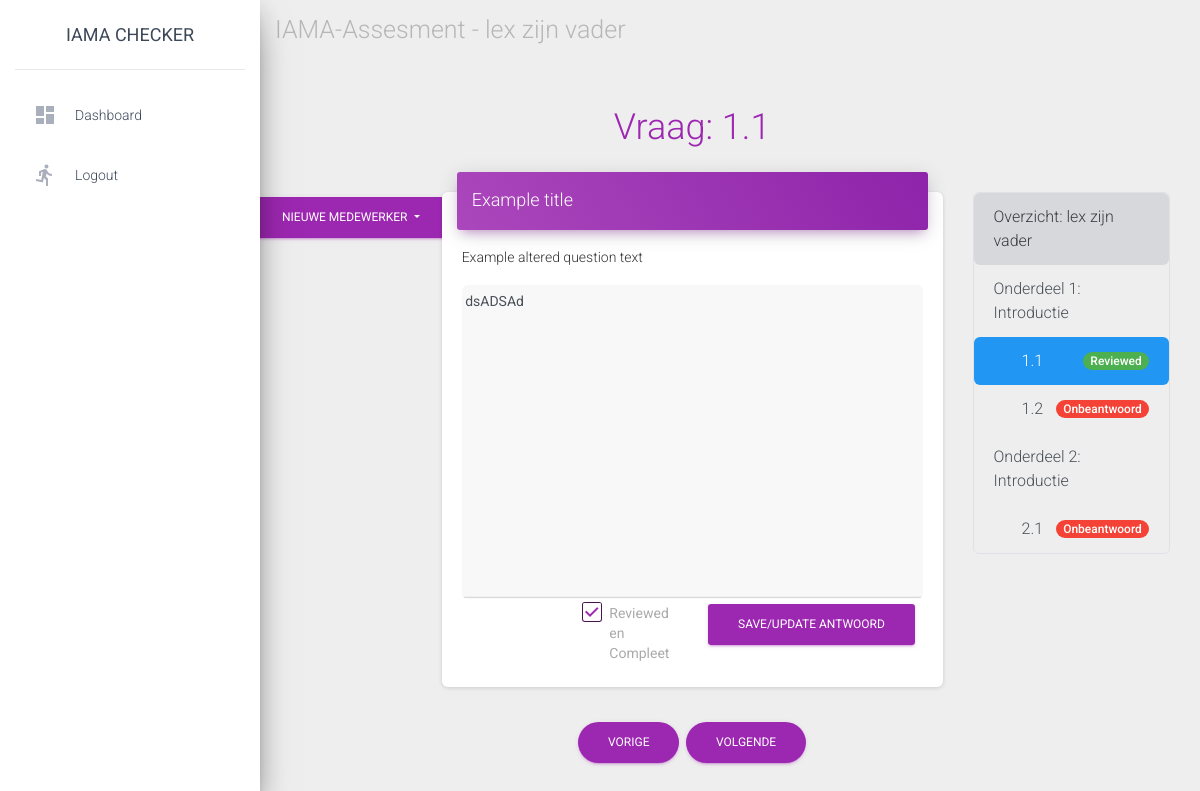
The app's page /assesments/7/question/2 (signed in), older data.
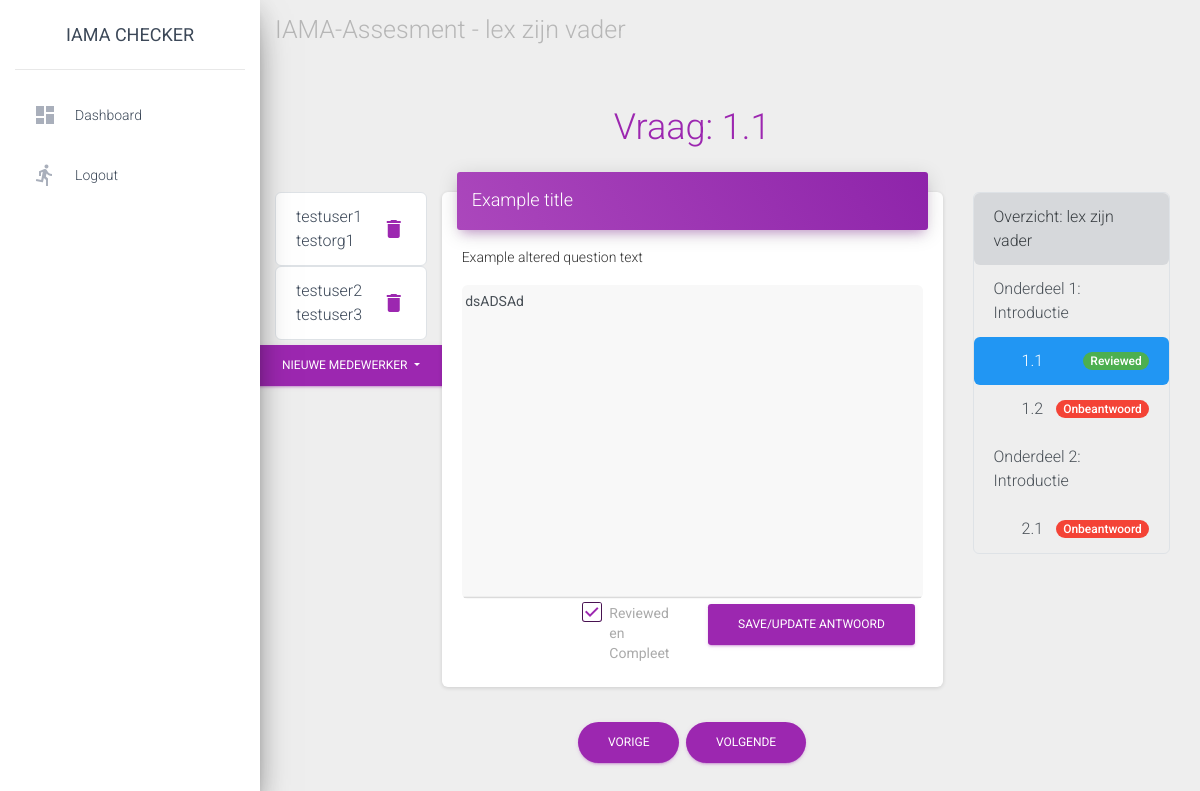
The same page, newer data.
### base/models.py (models this page shows)
class Question(models.Model):
    question_title = models.CharField(max_length=140, default="Question title")
    question_text = models.TextField()# Content to display
    question_phase = models.IntegerField() # Phase number of the question
    question_number = models.IntegerField() # Question number in the phase

class Collaborator(models.Model):
    name = models.CharField(max_length=40)
    organisation = models.CharField(max_length=60)
    answers = models.ManyToManyField(Answer)

### base/views.py (the view)
# urls.py: path("assesments/<int:assesment_id>/question/<int:question_id>", views.question_detail, name="question_detail"),
@login_required
def question_detail(request, assesment_id, question_id):
    try:
        assesment = Assesment.objects.get(pk=assesment_id)
        question = Question.objects.get(pk=question_id)
    except (KeyError, Assesment.DoesNotExist):
        return HttpResponse("Page doesn't exist, 404 page comes later")
    buttons = {
        "next": question.id + 1,
        "prev": question.id - 1
    }
    index_context_objects = {
        "question_list": request.session.get("questions", create_question_list()),
        "status_list": get_complete_status(request, assesment),
    }
    if question.question_number == 0:
        context = {
            "assesment": assesment,
            "question": question,
            "index_context_objects": index_context_objects,
            "buttons": buttons,
            "reference_list": Reference.objects.filter(questions__question_phase=question.phase),
        }
        return render(request, "base/phase_intro.html", context)
    else:
        try:
            answer = Answer.objects.get(question_id=question.pk, user__pk=request.user.pk, assesment_id=assesment.id)
        except (KeyError, Answer.DoesNotExist):
            answer = Answer(assesment_id=assesment, question_id=question, user=request.user, status=Answer.Status.UA)
            answer.save()
        context = {
            "assesment": assesment,
            "question": question,
            "answer": answer,
            "index_context_objects": index_context_objects,
            "buttons": buttons,
            "collab_list": Collaborator.objects.filter(answers=answer),
            "reference_list": Reference.objects.filter(questions=question),
            "collab_options": get_collab_options(assesment, answer)
        }
        return render(request, "base/q_detail.html", context)

### base/templatetags/base_extra.py (called while the page is built)
@register.filter()
def key(dict, key):
    return dict[str(key)]

@register.filter()
def is_reviewed(status):
    return status == Answer.Status.RV

### base/views.py (called while the page is built)
def get_collab_options(assesment, curr_answer):
    return_collab = []
    answers = Answer.objects.filter(assesment_id=assesment.pk)
    for answer in answers:
        options = answer.collaborator_set.all()
        exclude = curr_answer.collaborator_set.all()
        to_append = [option for option in options if option not in exclude]
        return_collab.extend(to_append)
    return return_collab

def create_question_list():
    color = [
        "#007bc760",
        "#42145f60",
        "#a9006160",
        "#ffb61260"
    ]
    current_phase = 1# Counter
    questions = []# List to append
    while (question_list := Question.objects.filter(question_phase=current_phase).order_by("question_number")):
        questions.append({"phase_num": current_phase, "question_list": question_list, "list_item_color": color[current_phase - 1]})
        current_phase += 1
    return questions

### base/templates/base/q_detail.html (shortened to what this page needs)
{% extends "base/base.html" %}
{% load base_extra %}
{% block navigation %}<a href="{% url 'base:detail' assesment.id %}" style="color:grey">IAMA-Assesment - {{ assesment.name }}</a>{% endblock %}
{% block content %}
<div class="row">
    <div class="col-md-2"></div>
    <div class="col-md-7 text-center">
        <h2 class="text-primary">Vraag: {{ question.question_phase }}.{{ question.question_number }} </h2>
    </div>
    <div class="col"></div>
</div>
<div class="row">
    <div class="col-md-2" style="padding: 0; margin-top: 30px">
        {% include 'base/collaborators.html' with collab_list=collab_list assesment_id=assesment.id question_id=question.id answer_id=answer.id collab_options=collab_options %}
    </div>
    <div class="col">
        <div class="card">
            <div class="card-header card-header-primary">
                <h4 class="card-title"> {{ question.question_title }} </h4>
            </div>
            <div class="card-body">
                <form action="{% url 'base:save_answer' assesment.id question.id %}" method="post">
                    <p> {{ question.question_text }} </p>
                    <textarea class="form-control rounded" name="answer_content" rows="15" style="background-color: #F8F8F8"> {{ answer.answer_content }} </textarea>
                    <div class="row">
                        <div class="col-md-3"></div>
                        <div class="col-md-3 d-flex justify-content-center align-items-center">
                            <div class="form-check">
                                <label class="form-check-label"> Reviewed en Compleet
                                <span class="form-check-sign">
                                    <span class="check"></span>
                                </span>
                                </label>
                            </div>
                        </div>
                        <div class="col-md-3"><button type="submit" name="save_answer" class="btn btn-primary">Save/Update Antwoord</button></div>
                        <div class="col-md-3"></div>
                    </div>
                </form>
            </div>
        </div>
    </div>
    <div class="col-md-3" style="padding-top: 30px">
        {% include 'base/q_index.html' with assesment=assesment question_list=index_context_objects.question_list current_question=question.id status_list=index_context_objects.status_list %}
    </div>
</div>
<div class="row">
    <div class="col-md-2"></div>
    <div class="col text-center">
        {% if question.id != 1 %}
            <a href="{% url 'base:question_detail' assesment.id buttons.prev %}" class="btn btn-primary btn-round">Vorige</a>
        {% endif %}
        <a href="{% url 'base:question_detail' assesment.id buttons.next %}" class="btn btn-primary btn-round">Volgende</a>
    </div>
    <div class="col-md-3"></div>
</div>
{% endblock %}

### base/templates/base/collaborators.html (shortened to what this page needs)
{% load base_extra %}
<ul class="list-group rounded">
    {% for collab in collab_list %}
        <li class="list-group-item border rounded d-flex justify-content-between" style="background-color: white;">
            <div class="">
                <p style="margin-bottom: 0px"> {{collab.name}} </p>
                <p style="margin-bottom: 0px"> {{collab.organisation}} </p>
            </div>
            <div class="d-flex align-items-center">
                <a href="#" data-toggle="modal" data-target="#delete_modal{{ collab.id }}">
                    <i class="material-icons">delete</i>
                </a>
            </div>
        </li>
    {% endfor %}
</ul>
<div class="d-flex justify-content-center">
    <div class="dropdown">
        <button class="btn btn-primary dropdown-toggle" type="button" id="dropdownMenuButton" data-toggle="dropdown" aria-haspopup="true" aria-expanded="false">
          Nieuwe Medewerker
        </button>
    </div>
</div>

### base/templates/base/q_index.html
{% load base_extra %}
<div class="list-group rounded border" style="border-color:grey">
    <a href="{% url 'base:detail' assesment.id %}" class="list-group-item list-group-item-action list-group-item-secondary rounded">
        Overzicht: {{ assesment.name }}
    </a>
    {% for phase in question_list %}
        {% for question in phase.question_list %}
            {% if question.question_number == 0 %}
                {% if current_question == question.id %}
                    <a href="{% url 'base:question_detail' assesment.id question.id %}" class="list-group-item list-group-item-action active rounded">
                        Onderdeel {{ phase.phase_num }}: Introductie
                    </a>
                {% else %}
                    <a href="{% url 'base:question_detail' assesment.id question.id %}" class="list-group-item list-group-item-action rounded">
                        Onderdeel {{ phase.phase_num }}: Introductie
                    </a>
                {% endif %}
            {% else %}
                {% if current_question == question.id %}
                    <a href="{% url 'base:question_detail' assesment.id question.id %}" class="list-group-item list-group-item-action d-flex justify-content-between align-items-center active rounded"
                    style="padding-left: 3em">
                        {{ question.question_phase }}.{{ question.question_number }} {{ status_list|key:question.id|safe }}
                    </a>
                {% else %}
                    <a href="{% url 'base:question_detail' assesment.id question.id %}" class="list-group-item list-group-item-action d-flex justify-content-between align-items-center rounded"
                    style="padding-left: 3em">
                        {{ question.question_phase }}.{{ question.question_number }} {{ status_list|key:question.id|safe }}
                    </a>
                {% endif %}
            {% endif %}
        {% endfor %}
    {% endfor %}
</div>

Row changes from the older to the newer data that the page shows:
added Collaborator: name "testuser1", organisation "testorg1"
added Collaborator: name "testuser2", organisation "testuser3"
